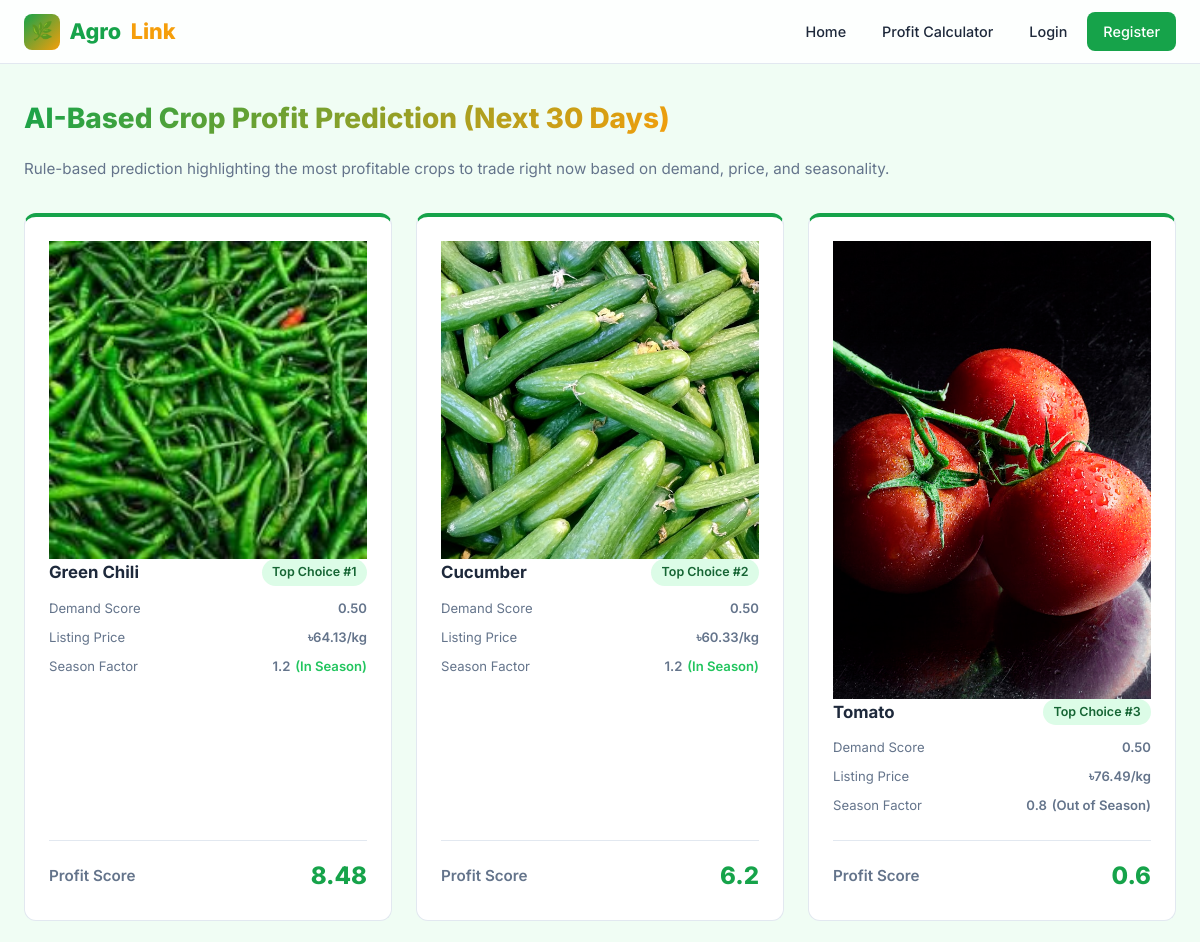
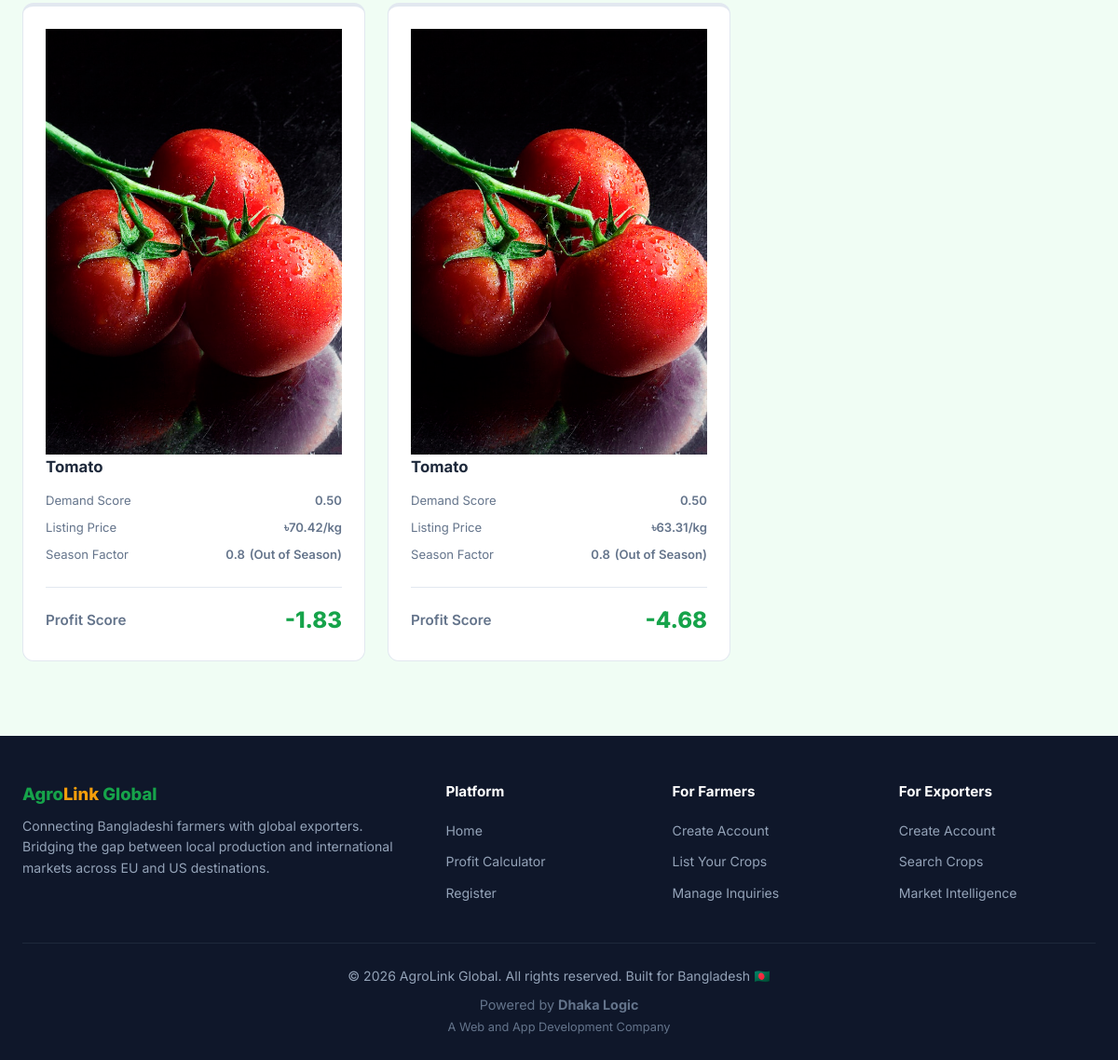
The page /dashboard/prediction/ on the database its author committed (2 pictures, top to bottom).
### farmers/models.py (models this page shows, shortened)
class CropListing(models.Model):
    class Status(models.TextChoices):
        AVAILABLE = 'available', 'Available'
        SOLD = 'sold', 'Sold Out'
        UPCOMING = 'upcoming', 'Upcoming'
    farmer = models.ForeignKey(
        settings.AUTH_USER_MODEL,
        on_delete=models.CASCADE,
        related_name='crop_listings',
        limit_choices_to={'role': 'farmer'},
    )
    vegetable = models.ForeignKey(Vegetable, on_delete=models.CASCADE, related_name='listings')
    quantity_kg = models.DecimalField(max_digits=10, decimal_places=2, help_text='Quantity in KG')
    price_per_kg = models.DecimalField(max_digits=8, decimal_places=2, help_text='Price per KG in BDT')
    district = models.CharField(max_length=100)
    season = models.CharField(max_length=20, choices=Vegetable.Season.choices)
    harvest_date = models.DateField(blank=True, null=True)
    status = models.CharField(max_length=15, choices=Status.choices, default=Status.AVAILABLE)
    description = models.TextField(blank=True)
    created_at = models.DateTimeField(auto_now_add=True)
    updated_at = models.DateTimeField(auto_now=True)
    class Meta:
        db_table = 'crop_listings'
        ordering = ['-created_at']

class Vegetable(models.Model):
    class Season(models.TextChoices):
        KHARIF1 = 'kharif1', 'Kharif-1 (Mar–Jun)'
        KHARIF2 = 'kharif2', 'Kharif-2 (Jul–Oct)'
        RABI = 'rabi', 'Rabi (Nov–Feb)'
        YEAR_ROUND = 'year_round', 'Year Round'
    name = models.CharField(max_length=100)
    local_name = models.CharField(max_length=100, blank=True, help_text='Name in Bangla/local language')
    description = models.TextField(blank=True)
    season = models.CharField(max_length=20, choices=Season.choices, default=Season.RABI)
    image = models.ImageField(upload_to='vegetables/', blank=True, null=True)
    demand_score = models.FloatField(default=0.5)
    created_at = models.DateTimeField(auto_now_add=True)
    class Meta:
        db_table = 'vegetables'
        ordering = ['name']

### dashboard/views.py (the view)
# urls.py: path('prediction/', views.prediction_view, name='prediction'),
def prediction_view(request):
    from .utils import get_top_profitable_crops
    predictions = get_top_profitable_crops()
    return render(request, 'dashboard/prediction.html', {'predictions': predictions})

### templates/dashboard/prediction.html (shortened to what this page needs)
{% extends 'base.html' %}
{% block content %}
<section class="container section">
    <div class="page-header">
        <h1>AI-Based Crop Profit Prediction (Next 30 Days)</h1>
        <p>Rule-based prediction highlighting the most profitable crops to trade right now based on demand, price, and seasonality.</p>
    </div>
    <div class="grid grid-3">
        {% for pred in predictions %}
        <div class="card crop-card" style="border-top: 4px solid {% if forloop.counter <= 3 %}var(--clr-primary){% else %}var(--clr-border){% endif %};">
            {% if pred.vegetable.image %}
                <img src="{{ pred.vegetable.image.url }}" alt="{{ pred.vegetable.name }}" class="crop-img">
            {% endif %}
            <div class="crop-header">
                <span class="crop-name">{{ pred.vegetable.name }}</span>
                {% if forloop.counter <= 3 %}
                <span class="badge badge-success">Top Choice #{{ forloop.counter }}</span>
                {% endif %}
            </div>
            <div class="crop-meta" style="flex-direction: column; gap: 0.5rem; margin-bottom: 1.5rem;">
                <div style="display: flex; justify-content: space-between;">
                    <span style="color: var(--clr-text-light);">Demand Score</span>
                    <span style="font-weight: 600;">{{ pred.vegetable.demand_score|floatformat:2 }}</span>
                </div>
                <div style="display: flex; justify-content: space-between;">
                    <span style="color: var(--clr-text-light);">Listing Price</span>
                    <span style="font-weight: 600;">৳{{ pred.listing.price_per_kg }}/kg</span>
                </div>
                <div style="display: flex; justify-content: space-between;">
                    <span style="color: var(--clr-text-light);">Season Factor</span>
                    <span style="font-weight: 600;">{{ pred.season_factor }} {% if pred.is_in_season %}<span style="color: var(--clr-success);">(In Season)</span>{% else %}<span style="color: var(--clr-text-light);">(Out of Season)</span>{% endif %}</span>
                </div>
            </div>
            <div style="margin-top: auto; padding-top: 1rem; border-top: 1px solid var(--clr-border); display: flex; justify-content: space-between; align-items: center;">
                <span style="color: var(--clr-text-light); font-size: 0.95rem; font-weight: 600;">Profit Score</span>
                <span style="font-size: 1.5rem; font-weight: 800; color: var(--clr-primary);">{{ pred.profit_score }}</span>
            </div>
        </div>
        {% empty %}
        <div class="empty-state" style="grid-column: 1 / -1;">
            <div class="empty-icon">📊</div>
            <h3>No predictions available</h3>
            <p>We need more active crop listings to generate predictions.</p>
        </div>
        {% endfor %}
    </div>
</section>
{% endblock %}

### templates/base.html (shortened to what this page needs)
{% load static %}
<!DOCTYPE html>
<html lang="en">
<head>
    <link rel="stylesheet" href="{% static 'css/style.css' %}">
</head>
<body>
    <nav class="navbar">
        <div class="nav-container">
            <a href="{% url 'home' %}" class="nav-brand">
                <div class="brand-icon">🌿</div>
                Agro<span>Link</span>
            </a>
            <div class="nav-links">
                <a href="{% url 'home' %}">Home</a>
                {% if user.is_authenticated %}
                    {% if user.is_farmer %}
                        <a href="{% url 'farmer_dashboard' %}">Dashboard</a>
                        <a href="{% url 'my_crops' %}">My Crops</a>
                    {% elif user.is_exporter %}
                        <a href="{% url 'exporter_dashboard' %}">Dashboard</a>
                        <a href="{% url 'my_inquiries' %}">My Inquiries</a>
                    {% endif %}
                    <a href="{% url 'production_map' %}">Production Data</a>
                    <a href="{% url 'demand_intelligence' %}">Crop Insights & Trends</a>
                    <a href="{% url 'profit_calculator' %}">Profit Calculator</a>
                    <a href="{% url 'inquiry_list' %}">Inquiries</a>
                    <a href="{% url 'profile' %}">Profile</a>
                    <form method="post" action="{% url 'logout' %}" style="display:inline">
                        {% csrf_token %}
                        <button type="submit" class="btn-nav">Logout</button>
                    </form>
                {% else %}
                    <a href="{% url 'profit_calculator' %}">Profit Calculator</a>
                    <a href="{% url 'login' %}">Login</a>
                    <a href="{% url 'register' %}" class="btn-nav">Register</a>
                {% endif %}
            </div>
        </div>
    </nav>
    <main class="page-content">
        {% block content %}{% endblock %}
    </main>
    <footer class="footer">
        <div class="container">
            <div class="footer-grid">
                <div>
                    <div class="footer-brand">Agro<span>Link</span> Global</div>
                    <p>Connecting Bangladeshi farmers with global exporters. Bridging the gap between local production and international markets across EU and US destinations.</p>
                </div>
                <div>
                    <h4>Platform</h4>
                    <ul>
                        <li><a href="{% url 'home' %}">Home</a></li>
                        <li><a href="{% url 'profit_calculator' %}">Profit Calculator</a></li>
                        <li><a href="{% url 'register' %}">Register</a></li>
                    </ul>
                </div>
                <div>
                    <h4>For Farmers</h4>
                    <ul>
                        <li><a href="{% url 'register' %}">Create Account</a></li>
                        <li><a href="#">List Your Crops</a></li>
                        <li><a href="#">Manage Inquiries</a></li>
                    </ul>
                </div>
                <div>
                    <h4>For Exporters</h4>
                    <ul>
                        <li><a href="{% url 'register' %}">Create Account</a></li>
                        <li><a href="#">Search Crops</a></li>
                        <li><a href="#">Market Intelligence</a></li>
                    </ul>
                </div>
            </div>
            <div class="footer-bottom">
                <p>&copy; 2026 AgroLink Global. All rights reserved. Built for Bangladesh 🇧🇩</p>
                <p style="margin-top: 0.5rem; font-size: 0.9rem; color: var(--clr-text-light);">
                    Powered by <strong>Dhaka Logic</strong><br>
                    <span style="font-size: 0.8rem;">A Web and App Development Company</span>
                </p>
            </div>
        </div>
    </footer>
</body>
</html>

### rows shown on the page
CropListing: vegetable.image (picture), vegetable.name "Green Chili", vegetable.demand_score "0.50", listing.price_per_kg "64.13", season_factor "1.2", shows "(In Season)", profit_score "8.48"
CropListing: vegetable.image (picture), vegetable.name "Cucumber", vegetable.demand_score "0.50", listing.price_per_kg "60.33", season_factor "1.2", shows "(In Season)", profit_score "6.2"
CropListing: vegetable.image (picture), vegetable.name "Tomato", vegetable.demand_score "0.50", listing.price_per_kg "76.49", season_factor "0.8", shows "(Out of Season)", profit_score "0.6"
CropListing: vegetable.image (picture), vegetable.name "Tomato", vegetable.demand_score "0.50", listing.price_per_kg "70.42", season_factor "0.8", shows "(Out of Season)", profit_score "-1.83"
CropListing: vegetable.image (picture), vegetable.name "Tomato", vegetable.demand_score "0.50", listing.price_per_kg "63.31", season_factor "0.8", shows "(Out of Season)", profit_score "-4.68"
